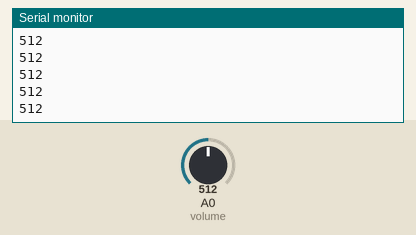
Bench run of a sketch on a simulated Arduino Uno, built with avr-gcc and run on an emulated ATmega328P. Parts: the last lines printed to the serial monitor. The test bench sets the inputs (shaded band); at power-on: A0 (volume) = 512.

Above: at 1.2 s.
1.3 s: A0 (volume) set to 716
At 1.8 s:
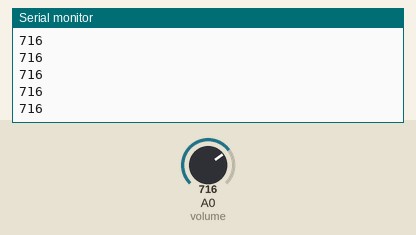
2.8 s: A0 (volume) set to 900
At 3.8 s:
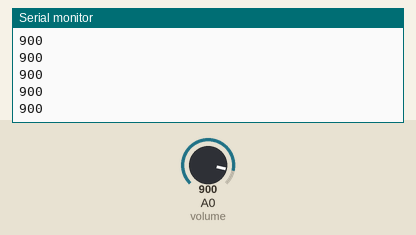
Timing chart, 0 to 5.8 s (numbered marks = the images above; inputs shaded):
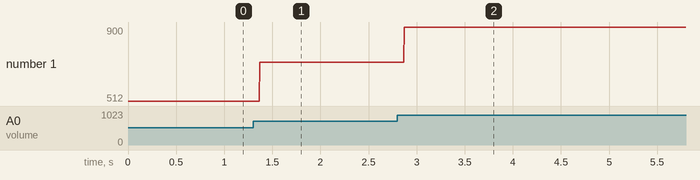

The sketch:

2.4.ino
```cpp
int volume=A0;
int val;

void setup() {
  // put your setup code here, to run once:

  Serial.begin(9600);

}

void loop() {
  // put your main code here, to run repeatedly:

  val=analogRead(volume);
  Serial.println(val);
}
```

Measured:
- after the input at 1.3 s, the serial monitor: prints a new line after 0.07 s (image 1)
- after the input at 2.8 s, the serial monitor: prints a new line after 0.07 s (image 2)
- plotted number 1: 512 → 716 after the input at 1.3 s, 716 → 900 after the input at 2.8 s
